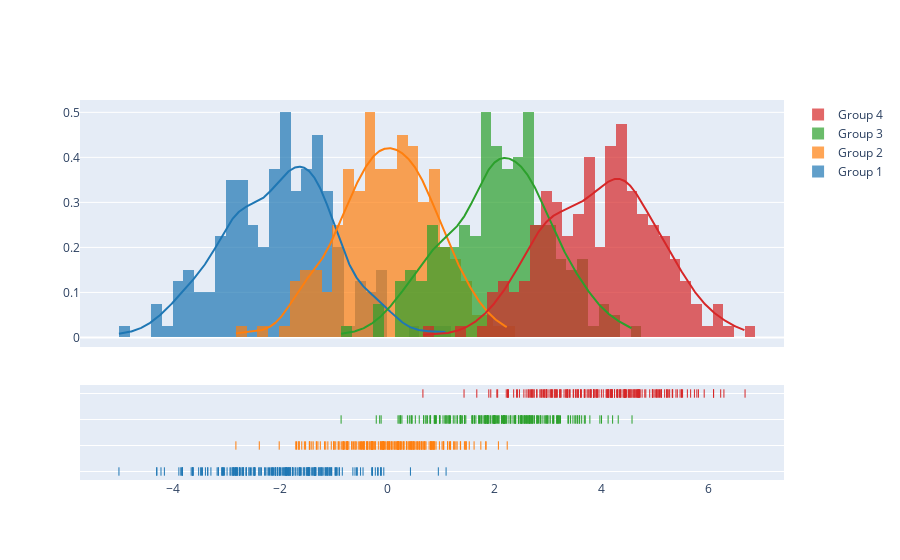

Notebook code cell kept with this figure:
### Code cell
import plotly.figure_factory as ff

# Add histogram data
x1 = np.random.randn(200) - 2
x2 = np.random.randn(200)
x3 = np.random.randn(200) + 2
x4 = np.random.randn(200) + 4

# Group data together
hist_data = [x1, x2, x3, x4]

group_labels = ['Group 1', 'Group 2', 'Group 3', 'Group 4']

# Create distplot with custom bin_size
fig = ff.create_distplot(hist_data, group_labels, bin_size=.2)
fig.show()

### Figure 1 — Plotly figure (JSON) as saved in the notebook; plotly's stock layout.template omitted (floating-point values rounded to 4 significant figures; data arrays with more than 128 entries replaced by an {"elided": "..."} marker saying what was removed)
{"data": [{"autobinx": false, "histnorm": "probability density", "legendgroup": "Group 1", "marker": {"color": "rgb(31, 119, 180)"}, "name": "Group 1", "opacity": 0.7, "type": "histogram", "x": {"elided": "200 float values"}, "xaxis": "x", "xbins": {"end": 1.099, "size": 0.2, "start": -5.001}, "yaxis": "y"}, {"autobinx": false, "histnorm": "probability density", "legendgroup": "Group 2", "marker": {"color": "rgb(255, 127, 14)"}, "name": "Group 2", "opacity": 0.7, "type": "histogram", "x": {"elided": "200 float values"}, "xaxis": "x", "xbins": {"end": 2.239, "size": 0.2, "start": -2.82}, "yaxis": "y"}, {"autobinx": false, "histnorm": "probability density", "legendgroup": "Group 3", "marker": {"color": "rgb(44, 160, 44)"}, "name": "Group 3", "opacity": 0.7, "type": "histogram", "x": {"elided": "200 float values"}, "xaxis": "x", "xbins": {"end": 4.566, "size": 0.2, "start": -0.8584}, "yaxis": "y"}, {"autobinx": false, "histnorm": "probability density", "legendgroup": "Group 4", "marker": {"color": "rgb(214, 39, 40)"}, "name": "Group 4", "opacity": 0.7, "type": "histogram", "x": {"elided": "200 float values"}, "xaxis": "x", "xbins": {"end": 6.674, "size": 0.2, "start": 0.6671}, "yaxis": "y"}, {"legendgroup": "Group 1", "marker": {"color": "rgb(31, 119, 180)"}, "mode": "lines", "name": "Group 1", "showlegend": false, "type": "scatter", "x": {"elided": "500 float values"}, "xaxis": "x", "y": {"elided": "500 float values"}, "yaxis": "y"}, {"legendgroup": "Group 2", "marker": {"color": "rgb(255, 127, 14)"}, "mode": "lines", "name": "Group 2", "showlegend": false, "type": "scatter", "x": {"elided": "500 float values"}, "xaxis": "x", "y": {"elided": "500 float values"}, "yaxis": "y"}, {"legendgroup": "Group 3", "marker": {"color": "rgb(44, 160, 44)"}, "mode": "lines", "name": "Group 3", "showlegend": false, "type": "scatter", "x": {"elided": "500 float values"}, "xaxis": "x", "y": {"elided": "500 float values"}, "yaxis": "y"}, {"legendgroup": "Group 4", "marker": {"color": "rgb(214, 39, 40)"}, "mode": "lines", "name": "Group 4", "showlegend": false, "type": "scatter", "x": {"elided": "500 float values"}, "xaxis": "x", "y": {"elided": "500 float values"}, "yaxis": "y"}, {"legendgroup": "Group 1", "marker": {"color": "rgb(31, 119, 180)", "symbol": "line-ns-open"}, "mode": "markers", "name": "Group 1", "showlegend": false, "type": "scatter", "x": {"elided": "200 float values"}, "xaxis": "x", "y": {"elided": "200 str values"}, "yaxis": "y2"}, {"legendgroup": "Group 2", "marker": {"color": "rgb(255, 127, 14)", "symbol": "line-ns-open"}, "mode": "markers", "name": "Group 2", "showlegend": false, "type": "scatter", "x": {"elided": "200 float values"}, "xaxis": "x", "y": {"elided": "200 str values"}, "yaxis": "y2"}, {"legendgroup": "Group 3", "marker": {"color": "rgb(44, 160, 44)", "symbol": "line-ns-open"}, "mode": "markers", "name": "Group 3", "showlegend": false, "type": "scatter", "x": {"elided": "200 float values"}, "xaxis": "x", "y": {"elided": "200 str values"}, "yaxis": "y2"}, {"legendgroup": "Group 4", "marker": {"color": "rgb(214, 39, 40)", "symbol": "line-ns-open"}, "mode": "markers", "name": "Group 4", "showlegend": false, "type": "scatter", "x": {"elided": "200 float values"}, "xaxis": "x", "y": {"elided": "200 str values"}, "yaxis": "y2"}], "layout": {"barmode": "overlay", "hovermode": "closest", "legend": {"traceorder": "reversed"}, "xaxis": {"anchor": "y2", "domain": [0.0, 1.0], "zeroline": false}, "yaxis": {"anchor": "free", "domain": [0.35, 1], "position": 0.0}, "yaxis2": {"anchor": "x", "domain": [0, 0.25], "dtick": 1, "showticklabels": false}}}
